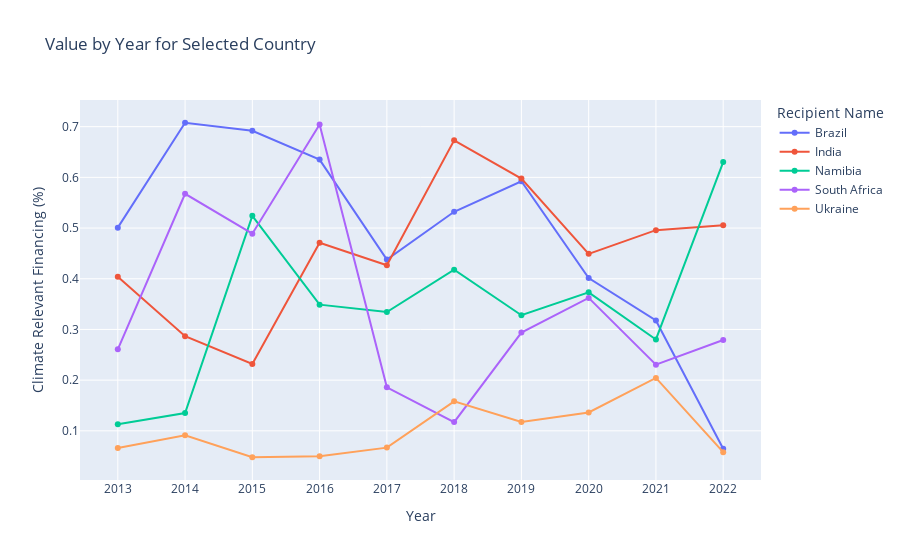

Notebook source saved alongside this figure:
### Code cell
fig = px.line(selected_df, 
              x='Year', 
              y='Value', 
              color='Recipient Name',
              title='Value by Year for Selected Country',
              labels={'Value': 'Climate Relevant Financing (%)', 'Year': 'Year'},
              markers=True)

fig.show()

### Figure 1 — Plotly figure (JSON) as saved in the notebook; plotly's stock layout.template omitted (floating-point values rounded to 4 significant figures)
{"data": [{"hovertemplate": "Recipient Name=Brazil<br>Year=%{x}<br>Climate Relevant Financing (%)=%{y}<extra></extra>", "legendgroup": "Brazil", "line": {"color": "#636efa", "dash": "solid"}, "marker": {"symbol": "circle"}, "mode": "lines+markers", "name": "Brazil", "orientation": "v", "showlegend": true, "type": "scatter", "x": ["2013", "2014", "2015", "2016", "2017", "2018", "2019", "2020", "2021", "2022"], "xaxis": "x", "y": [0.5008, 0.7077, 0.6919, 0.635, 0.4378, 0.5321, 0.5924, 0.4015, 0.3178, 0.06477], "yaxis": "y"}, {"hovertemplate": "Recipient Name=India<br>Year=%{x}<br>Climate Relevant Financing (%)=%{y}<extra></extra>", "legendgroup": "India", "line": {"color": "#EF553B", "dash": "solid"}, "marker": {"symbol": "circle"}, "mode": "lines+markers", "name": "India", "orientation": "v", "showlegend": true, "type": "scatter", "x": ["2013", "2014", "2015", "2016", "2017", "2018", "2019", "2020", "2021", "2022"], "xaxis": "x", "y": [0.4041, 0.2867, 0.232, 0.471, 0.4266, 0.6731, 0.5976, 0.4491, 0.4959, 0.5055], "yaxis": "y"}, {"hovertemplate": "Recipient Name=Namibia<br>Year=%{x}<br>Climate Relevant Financing (%)=%{y}<extra></extra>", "legendgroup": "Namibia", "line": {"color": "#00cc96", "dash": "solid"}, "marker": {"symbol": "circle"}, "mode": "lines+markers", "name": "Namibia", "orientation": "v", "showlegend": true, "type": "scatter", "x": ["2013", "2014", "2015", "2016", "2017", "2018", "2019", "2020", "2021", "2022"], "xaxis": "x", "y": [0.1128, 0.1352, 0.5241, 0.3489, 0.3344, 0.4179, 0.328, 0.3732, 0.2802, 0.6302], "yaxis": "y"}, {"hovertemplate": "Recipient Name=South Africa<br>Year=%{x}<br>Climate Relevant Financing (%)=%{y}<extra></extra>", "legendgroup": "South Africa", "line": {"color": "#ab63fa", "dash": "solid"}, "marker": {"symbol": "circle"}, "mode": "lines+markers", "name": "South Africa", "orientation": "v", "showlegend": true, "type": "scatter", "x": ["2013", "2014", "2015", "2016", "2017", "2018", "2019", "2020", "2021", "2022"], "xaxis": "x", "y": [0.2607, 0.5676, 0.4888, 0.7042, 0.1858, 0.1172, 0.2939, 0.3623, 0.2305, 0.2792], "yaxis": "y"}, {"hovertemplate": "Recipient Name=Ukraine<br>Year=%{x}<br>Climate Relevant Financing (%)=%{y}<extra></extra>", "legendgroup": "Ukraine", "line": {"color": "#FFA15A", "dash": "solid"}, "marker": {"symbol": "circle"}, "mode": "lines+markers", "name": "Ukraine", "orientation": "v", "showlegend": true, "type": "scatter", "x": ["2013", "2014", "2015", "2016", "2017", "2018", "2019", "2020", "2021", "2022"], "xaxis": "x", "y": [0.06633, 0.09108, 0.0479, 0.05001, 0.0669, 0.1582, 0.1173, 0.1363, 0.2044, 0.05796], "yaxis": "y"}], "layout": {"legend": {"title": {"text": "Recipient Name"}, "tracegroupgap": 0}, "title": {"text": "Value by Year for Selected Country"}, "xaxis": {"anchor": "y", "domain": [0, 1], "title": {"text": "Year"}}, "yaxis": {"anchor": "x", "domain": [0, 1], "title": {"text": "Climate Relevant Financing (%)"}}}}
